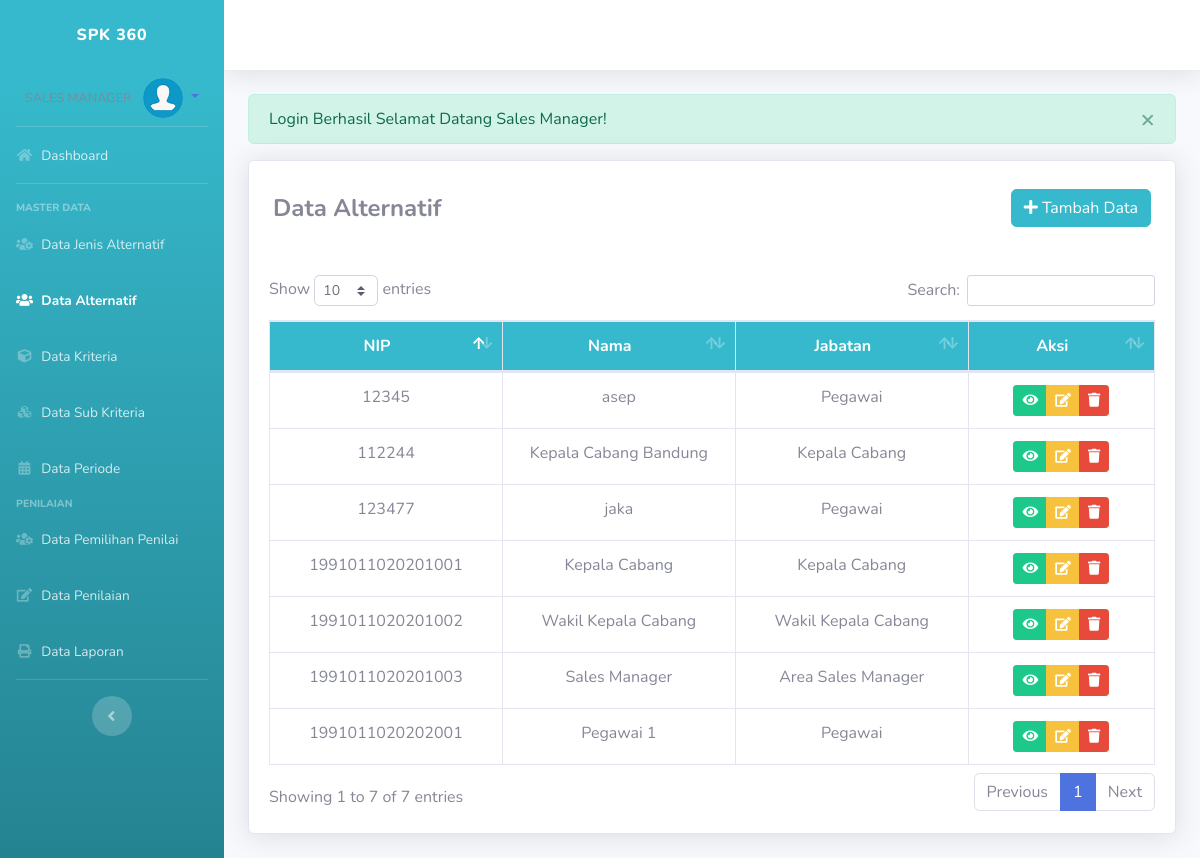
Page /admin/index.php?p=alternatif (signed in) on the earlier database version.
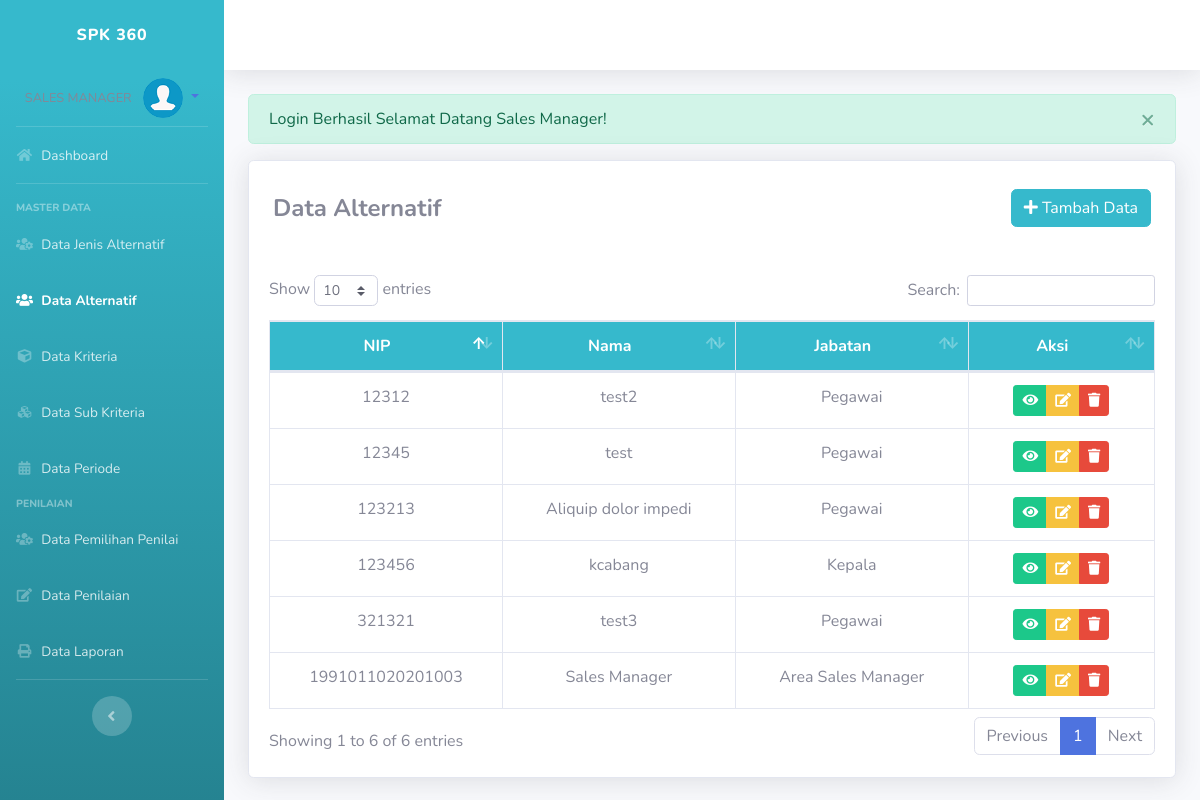
Same page on the later database version.
### tables this page shows
CREATE TABLE `user` (
  `nip` char(18) NOT NULL,
  `id_jenis_user` int(11) DEFAULT NULL,
  `password` varchar(100) DEFAULT NULL,
  `nama_guru` varchar(100) DEFAULT NULL,
  `status_guru` varchar(100) DEFAULT NULL,
  `alamat` text DEFAULT NULL,
  `tempat_lahir` varchar(100) DEFAULT NULL,
  `tgl_lahir` date DEFAULT NULL,
  `jenis_kelamin` char(1) DEFAULT NULL,
  `status_nikah` char(1) DEFAULT NULL,
  `no_telp` varchar(20) DEFAULT NULL,
  `area_kerja` varchar(255) DEFAULT NULL
);

CREATE TABLE `jenis_user` (
  `id_jenis_user` int(10) NOT NULL,
  `jabatan` varchar(20) DEFAULT NULL,
  `level` int(11) DEFAULT NULL
);

### admin/pages/alternatif.php (the view, shortened to what this page needs)
<?php if (isset($_SESSION["flash"])) { ?>
	<div class="alert alert-<?= $_SESSION["flash"]["type"]; ?> alert-dismissible alert_model" role="alert">
		<button type="button" class="close" data-dismiss="alert" aria-label="Close">
			<span aria-hidden="true">&times;</span>
		</button>
		<?= $_SESSION["flash"]["head"]; ?> <?= $_SESSION["flash"]["msg"]; ?>
	</div>
<?php unset($_SESSION['flash']);
} ?>
<div class="card shadow mb-4">
	<div class="card-body">
		<div class="d-flex justify-content-between align-items-center mt-2 mb-5 mx-1">
			<h4 class="m-0 font-weight-bold"> Data Alternatif</h6>
				<button type="button" class="btn btn-info" data-toggle="modal" data-target="#exampleModal"><i class="fa fa-plus"></i> Tambah Data</button>
		</div>
		<table class="table table-bordered" id="dataTable" width="100%" cellspacing="0">
			<thead class="bg-info text-white">
				<tr align="center">
					<th width="25%">NIP</th>
					<th width="25%">Nama</th>
					<th width="25%">Jabatan</th>
					<th width="20%">Aksi</th>
				</tr>
			</thead>
			<tbody>
				<?php
				$sql = "SELECT * FROM user a JOIN jenis_user b ON a.id_jenis_user = b.id_jenis_user";
				$q = mysqli_query($con, $sql);
				while ($row = mysqli_fetch_array($q)) {
				?>
					<tr align="center">
						<td><?= $row['nip']; ?></td>
						<td><?= $row['nama_guru']; ?></td>
						<td><?= $row['jabatan']; ?></td>
						<td>
							<div class="btn-group" role="group">
								<button data-toggle="tooltip" data-placement="bottom" title="Detail Data" class="btn btn-success btn-sm btn_info" id="<?= $row['nip']; ?>"><i class="fa fa-eye"></i></button>
								<a data-toggle="tooltip" data-placement="bottom" title="Edit Data" href="index.php?p=alternatif&ubah=true&nip=<?= $row['nip']; ?>" class="btn btn-warning btn-sm"><i class="fa fa-edit"></i></a>
								<button data-toggle="tooltip" data-placement="bottom" title="Hapus Data" class="btn btn-danger btn-sm btn_hapus" id="<?= $row['nip']; ?>"><i class="fa fa-trash"></i></button>
							</div>
						</td>
					</tr>
				<?php } ?>
			</tbody>
		</table>
	</div>
</div>

### admin/index.php (shortened to what this page needs)
<!DOCTYPE html>
<html lang="en">
<head>
  <link href="../assets/vendor/fontawesome-free/css/all.min.css" rel="stylesheet" type="text/css">
  <link href="../assets/css/sb-admin-2.min.css" rel="stylesheet">
  <link href="../assets/vendor/datatables/dataTables.bootstrap4.min.css" rel="stylesheet">
  <link href="../assets/vendor/bootstrap-select/bootstrap-select.min.css" rel="stylesheet">
</head>
<body id="page-top">
  <div id="wrapper">
    <ul class="navbar-nav bg-gradient-info sidebar sidebar-dark accordion" id="accordionSidebar">
      <a class="sidebar-brand d-flex align-items-center justify-content-center" href="index.php?p=home">
        <div class="sidebar-brand-text mx-3">SPK 360</div>
      </a>
      <div class="container">
        <div class="d-flex align-items-center justify-content-center">
          <a class="nav-link dropdown-toggle" href="#" id="userDropdown" role="button" data-toggle="dropdown" aria-haspopup="true" aria-expanded="true">
            <span class="text-uppercase mr-2 d-none d-lg-inline text-gray-600 small">
            </span>
            <img class="img-profile rounded-circle" style="width: 40px; height: 40px;" src="../assets/img/user.png">
          </a>
        </div>
      </div>
      <hr class="sidebar-divider my-0">
      <li class="nav-item <?php $p = $_GET['p'];
                          if ($p == 'home') {
                            echo "active";
                          } ?>">
        <a class="nav-link" href="index.php?p=home">
          <i class="fas fa-fw fa-home"></i>
          <span>Dashboard</span></a>
      </li>
      <hr class="sidebar-divider">
      <div class="sidebar-heading">
        MASTER DATA
      </div>
      <li class="nav-item <?php $p = $_GET['p'];
                          if ($p == 'jenisalternatif') {
                            echo "active";
                          } ?>">
        <a class="nav-link" href="index.php?p=jenisalternatif">
          <i class="fas fa-fw fa-users-cog"></i>
          <span>Data Jenis Alternatif</span></a>
      </li>
      <li class="nav-item <?php $p = $_GET['p'];
                          if ($p == 'alternatif') {
                            echo "active";
                          } ?>">
        <a class="nav-link" href="index.php?p=alternatif">
          <i class="fas fa-fw fa-users"></i>
          <span>Data Alternatif</span></a>
      </li>
      <li class="nav-item <?php $p = $_GET['p'];
                          if ($p == 'kriteria') {
                            echo "active";
                          } ?>">
        <a class="nav-link" href="index.php?p=kriteria">
          <i class="fas fa-fw fa-cube"></i>
          <span>Data Kriteria</span></a>
      </li>
      <li class="nav-item <?php $p = $_GET['p'];
                          if ($p == 'subkriteria') {
                            echo "active";
                          } ?>">
        <a class="nav-link" href="index.php?p=subkriteria">
          <i class="fas fa-fw fa-cubes"></i>
          <span>Data Sub Kriteria</span></a>
      </li>
      <li class="nav-item <?php $p = $_GET['p'];
                          if ($p == 'periode') {
                            echo "active";
                          } ?>">
        <a class="nav-link" href="index.php?p=periode">
          <i class="fas fa-fw fa-calendar-alt"></i>
          <span>Data Periode</span></a>
      </li>
      <div class="sidebar-heading">
        PENILAIAN
      </div>
      <?php if ($_SESSION[md5('level')] == 0) : ?>
        <li class="nav-item <?php $p = $_GET['p'];
                            if ($p == 'memilihpen') {
                              echo "active";
                            } ?>">
          <a class="nav-link" href="index.php?p=memilihpen">
            <i class="fas fa-fw fa-users-cog"></i>
            <span>Data Pemilihan Penilai</span></a>
        </li>
      <?php endif; ?>
      <li class="nav-item <?php $p = $_GET['p'];
                          if ($p == 'melakukanpen') {
                            echo "active";
                          } ?>">
        <a class="nav-link" href="index.php?p=melakukanpen">
          <i class="fas fa-fw fa-edit"></i>
          <span>Data Penilaian</span></a>
      </li>
      <li class="nav-item <?php $p = $_GET['p'];
                          if ($p == 'laporanpen') {
                            echo "active";
                          } ?>">
        <a class="nav-link" href="index.php?p=laporanpen">
          <i class="fas fa-fw fa-print"></i>
          <span>Data Laporan</span></a>
      </li>
      <hr class="sidebar-divider d-none d-md-block">
      <div class="text-center d-none d-md-inline">
        <button class="rounded-circle border-0" id="sidebarToggle"></button>
      </div>
    </ul>
    <div id="content-wrapper" class="d-flex flex-column">
      <div id="content">
        <nav class="navbar navbar-expand navbar-light bg-white topbar mb-4 static-top shadow">
        </nav>
        <div class="container-fluid">
          <?php
          if (isset($_GET['p'])) {
            $dir = 'pages';
            $page = $_GET['p'] . '.php';
            $hal = scandir($dir);
            if (in_array($page, $hal)) {
              include $dir . '/' . $page;
            } else {
              include 'pages/404.php';
            }
          } else {
            include 'pages/home.php';
          }
          ?>
        </div>
      </div>
    </div>
  </div>
</body>
</html>

Differences in the rows shown:
removed user: nip "112244", nama_guru "Kepala Cabang Bandung", id_jenis_user.jabatan "Kepala Cabang"
removed user: nip "123477", nama_guru "jaka", id_jenis_user.jabatan "Pegawai"
removed user: nip "1991011020201001", nama_guru "Kepala Cabang", id_jenis_user.jabatan "Kepala Cabang"
removed user: nip "1991011020201002", nama_guru "Wakil Kepala Cabang", id_jenis_user.jabatan "Wakil Kepala Cabang"
removed user: nip "1991011020202001", nama_guru "Pegawai 1", id_jenis_user.jabatan "Pegawai"
added user: nip "12312", nama_guru "test2", id_jenis_user.jabatan "Pegawai"
added user: nip "123213", nama_guru "Aliquip dolor impedi", id_jenis_user.jabatan "Pegawai"
changed user id 12345: nama_guru "asep" → "test"
added user: nip "123456", nama_guru "kcabang", id_jenis_user.jabatan "Kepala"
added user: nip "321321", nama_guru "test3", id_jenis_user.jabatan "Pegawai"
Other differences:
text written by a page script: "Show entries Search: Showing 1 to 7 of 7 entries Previous 1 Next" → "Show entries Search: Showing 1 to 6 of 6 entries Previous 1 Next"
